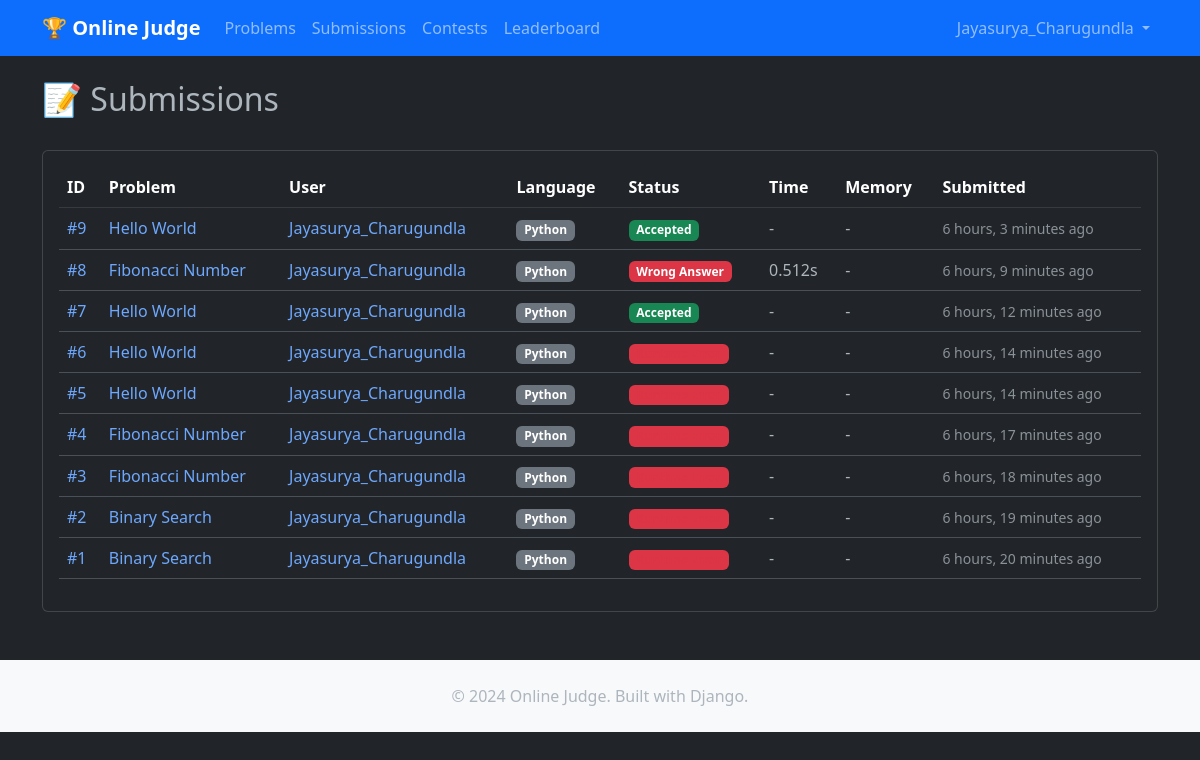
The app's page /submissions/ (signed in) with its own data.
### submissions/models.py (models this page shows, shortened)
class Submission(models.Model):
    LANGUAGES = [
        ("python", "Python"),
        ("cpp", "C++"),
        ("java", "Java"),
        ("javascript", "JavaScript"),
    ]
    STATUS = [
        ("PENDING", "Pending"),
        ("JUDGING", "Judging"),
        ("AC", "Accepted"),
        ("WA", "Wrong Answer"),
        ("CE", "Compilation Error"),
        ("RE", "Runtime Error"),
        ("TLE", "Time Limit Exceeded"),
        ("MLE", "Memory Limit Exceeded"),
    ]
    user = models.ForeignKey(User, on_delete=models.CASCADE)
    problem = models.ForeignKey(Problem, on_delete=models.CASCADE)
    code = models.TextField()
    language = models.CharField(max_length=20, choices=LANGUAGES)
    status = models.CharField(max_length=10, choices=STATUS, default="PENDING")
    output = models.TextField(blank=True, null=True)
    execution_time = models.FloatField(null=True, blank=True)
    memory_used = models.IntegerField(null=True, blank=True)
    score = models.IntegerField(default=0)
    created_at = models.DateTimeField(auto_now_add=True)
    judged_at = models.DateTimeField(null=True, blank=True)
    class Meta:
        ordering = ['-created_at']
    def get_status_color(self):
        colors = {
            'AC': 'success',
            'WA': 'danger',
            'CE': 'warning',
            'RE': 'danger',
            'TLE': 'info',
            'MLE': 'info',
            'PENDING': 'secondary',
            'JUDGING': 'primary'
        }
        return colors.get(self.status, 'secondary')

### problems/models.py (models this page shows, shortened)
class Problem(models.Model):
    DIFFICULTY_CHOICES = [
        ('easy', 'Easy'),
        ('medium', 'Medium'),
        ('hard', 'Hard'),
    ]
    title = models.CharField(max_length=200)
    description = models.TextField()
    input_format = models.TextField(default='Input description not provided')
    output_format = models.TextField(default='Output description not provided')
    constraints = models.TextField(default='No constraints specified')
    sample_input = models.TextField(default='No sample input')
    sample_output = models.TextField(default='No sample output')
    difficulty = models.CharField(max_length=10, choices=DIFFICULTY_CHOICES, default='easy')
    time_limit = models.FloatField(default=2.0)
    memory_limit = models.IntegerField(default=256)  # MB
    created_by = models.ForeignKey(User, on_delete=models.CASCADE, null=True, blank=True)
    created_at = models.DateTimeField(auto_now_add=True, null=True)
    is_active = models.BooleanField(default=True)
    class Meta:
        ordering = ['-created_at']

### submissions/views.py (the view)
# urls.py: path('', views.SubmissionListView.as_view(), name="submission_list"),
class SubmissionListView(LoginRequiredMixin, ListView):
    model = Submission
    template_name = "submissions/submission_list.html"
    context_object_name = 'submissions'
    paginate_by = 20
    def get_queryset(self):
        if self.request.user.is_staff:
            return Submission.objects.all().order_by("-created_at")
        return Submission.objects.filter(user=self.request.user).order_by("-created_at")

### submissions/templates/submissions/submission_list.html (shortened to what this page needs)
{% extends "base.html" %}
{% block content %}
<div class="d-flex justify-content-between align-items-center mb-4">
  <h2>📝 Submissions</h2>
</div>
<div class="card">
  <div class="card-body">
    <div class="table-responsive">
      <table class="table table-hover">
        <thead class="table-dark">
          <tr>
            <th>ID</th>
            <th>Problem</th>
            <th>User</th>
            <th>Language</th>
            <th>Status</th>
            <th>Time</th>
            <th>Memory</th>
            <th>Submitted</th>
          </tr>
        </thead>
        <tbody>
          {% for submission in submissions %}
            <tr>
              <td>
                <a href="{% url 'submission_detail' submission.pk %}" class="text-decoration-none">
                  #{{ submission.pk }}
                </a>
              </td>
              <td>
                <a href="{% url 'problem_detail' submission.problem.pk %}" class="text-decoration-none">
                  {{ submission.problem.title }}
                </a>
              </td>
              <td>
                <a href="{% url 'user_profile' submission.user.username %}" class="text-decoration-none">
                  {{ submission.user.username }}
                </a>
              </td>
              <td>
                <span class="badge bg-secondary">{{ submission.get_language_display }}</span>
              </td>
              <td>
                <span class="badge bg-{{ submission.get_status_color }} status-{{ submission.status }}">
                  {{ submission.get_status_display }}
                </span>
              </td>
              <td>
                {% if submission.execution_time %}
                  {{ submission.execution_time|floatformat:3 }}s
                {% else %}
                  -
                {% endif %}
              </td>
              <td>
                {% if submission.memory_used %}
                  {{ submission.memory_used }}MB
                {% else %}
                  -
                {% endif %}
              </td>
              <td>
                <small class="text-muted">{{ submission.created_at|timesince }} ago</small>
              </td>
            </tr>
          {% endfor %}
        </tbody>
      </table>
    </div>
  </div>
</div>
{% endblock %}

### templates/base.html (shortened to what this page needs)
<!DOCTYPE html>
<html lang="en" data-bs-theme="{% if user.is_authenticated and user.userprofile.theme == 'dark' %}dark{% else %}light{% endif %}">
<head>
  <link href="https://cdn.jsdelivr.net/npm/bootstrap@5.3.0/dist/css/bootstrap.min.css" rel="stylesheet">
  <link href="https://cdnjs.cloudflare.com/ajax/libs/prism/1.24.1/themes/prism.min.css" rel="stylesheet">
</head>
<body>
  <nav class="navbar navbar-expand-lg navbar-dark bg-primary">
    <div class="container">
      <a class="navbar-brand fw-bold" href="{% url 'home' %}">🏆 Online Judge</a>
      <div class="collapse navbar-collapse" id="navbarNav">
        <ul class="navbar-nav me-auto">
          <li class="nav-item">
            <a class="nav-link" href="{% url 'problem_list' %}">Problems</a>
          </li>
          <li class="nav-item">
            <a class="nav-link" href="{% url 'submission_list' %}">Submissions</a>
          </li>
          <li class="nav-item">
            <a class="nav-link" href="{% url 'contest_list' %}">Contests</a>
          </li>
          <li class="nav-item">
            <a class="nav-link" href="{% url 'leaderboard' %}">Leaderboard</a>
          </li>
        </ul>
        <ul class="navbar-nav">
          {% if user.is_authenticated %}
            <li class="nav-item dropdown">
              <a class="nav-link dropdown-toggle" href="#" role="button" data-bs-toggle="dropdown">
                {{ user.username }}
              </a>
            </li>
          {% endif %}
        </ul>
      </div>
    </div>
  </nav>
  <main class="container mt-4">
    {% block content %}{% endblock %}
  </main>
  <footer class="bg-light mt-5 py-4">
    <div class="container text-center">
      <p class="mb-0">&copy; 2024 Online Judge. Built with Django.</p>
    </div>
  </footer>
</body>
</html>

### templates/base.html (style rules this page uses)
.status-AC { color: white; }
.status-WA { color: white; }
.status-RE { color: #dc3545; }

### records on screen
Submission: pk "9", problem "Hello World", user.username "Jayasurya_Charugundla", language "Python", status "Accepted", created_at "6 hours, 3 minutes"
Submission: pk "8", problem "Fibonacci Number", user.username "Jayasurya_Charugundla", language "Python", status "Wrong Answer", execution_time "0.512", created_at "6 hours, 9 minutes"
Submission: pk "7", problem "Hello World", user.username "Jayasurya_Charugundla", language "Python", status "Accepted", created_at "6 hours, 12 minutes"
Submission: pk "6", problem "Hello World", user.username "Jayasurya_Charugundla", language "Python", created_at "6 hours, 14 minutes"
Submission: pk "5", problem "Hello World", user.username "Jayasurya_Charugundla", language "Python", created_at "6 hours, 14 minutes"
Submission: pk "4", problem "Fibonacci Number", user.username "Jayasurya_Charugundla", language "Python", created_at "6 hours, 17 minutes"
Submission: pk "3", problem "Fibonacci Number", user.username "Jayasurya_Charugundla", language "Python", created_at "6 hours, 18 minutes"
Submission: pk "2", problem "Binary Search", user.username "Jayasurya_Charugundla", language "Python", created_at "6 hours, 19 minutes"
Submission: pk "1", problem "Binary Search", user.username "Jayasurya_Charugundla", language "Python", created_at "6 hours, 20 minutes"

### other values on screen
{{ user.username }} "Jayasurya_Charugundla"
